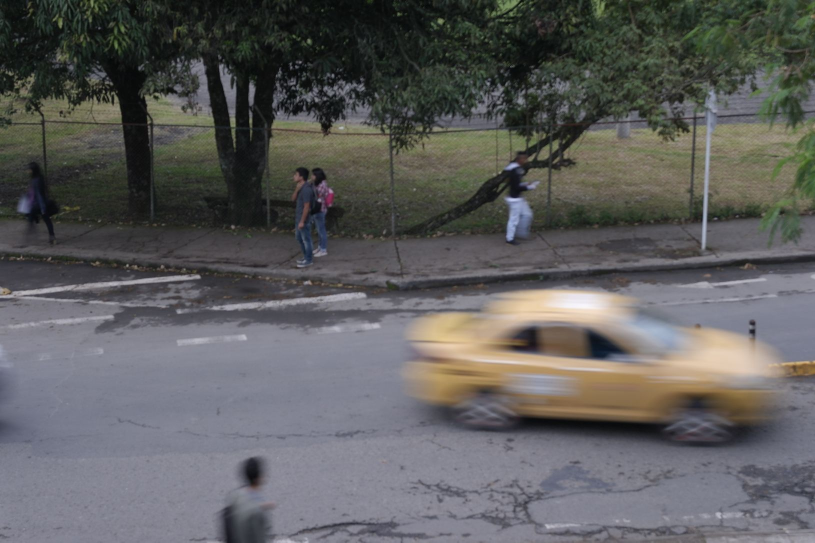
#> input picture Examples/Punto_3/Punto_3.jpeg, 1630 x 1085 px (shown at 1/2 size)
$ python distancia.py   (older library calls are emulated)
#> lines starting #> are read from the running program, lines starting #| are printed output that depends on the picture; after the words box and inside, x2 and y2 are one past the last pixel; in counts of white or black regions, pixels touching at a corner belong together
import cv2
import numpy as np
import os
import matplotlib.pyplot as plt

# Obtener la ruta del directorio actual
script_dir = os.path.dirname(os.path.abspath(__file__))

# Ruta relativa de la imagen
image_path = os.path.join(script_dir, 'Punto_3.jpeg')

# Cargar la imagen
image = cv2.imread(image_path)
#> image is the input picture: shape (1085, 1630, 3); mean B, G, R 93, 93.5, 93.7


# Aplicar suavizado para reducir el ruido
blurred = cv2.GaussianBlur(image, (5, 5), 0)

# Aplicar el operador Sobel
sobel_x = cv2.Sobel(blurred, cv2.CV_64F, 1, 0, ksize=3)
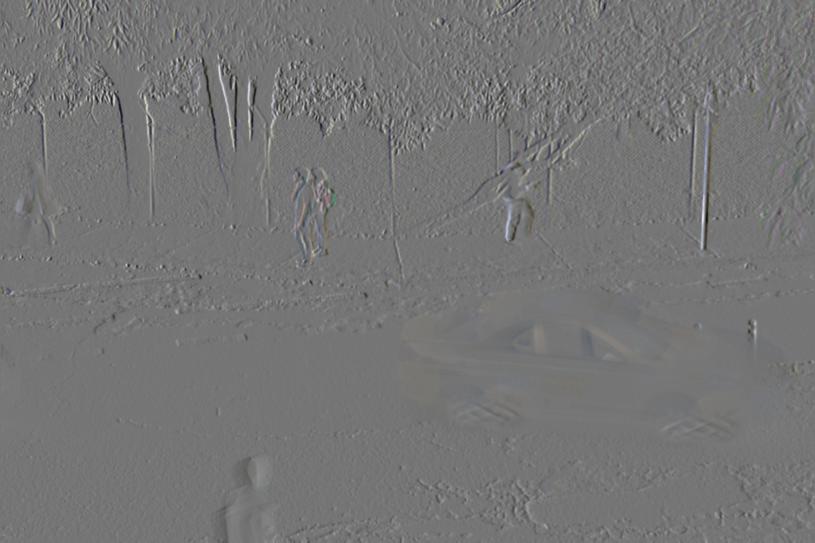
#> sobel_x: shape (1085, 1630, 3) float64 (shown at 1/2 size); mean B, G, R 0.1, 0.1, 0.1; drawn with min black and max white
sobel_y = cv2.Sobel(blurred, cv2.CV_64F, 0, 1, ksize=3)
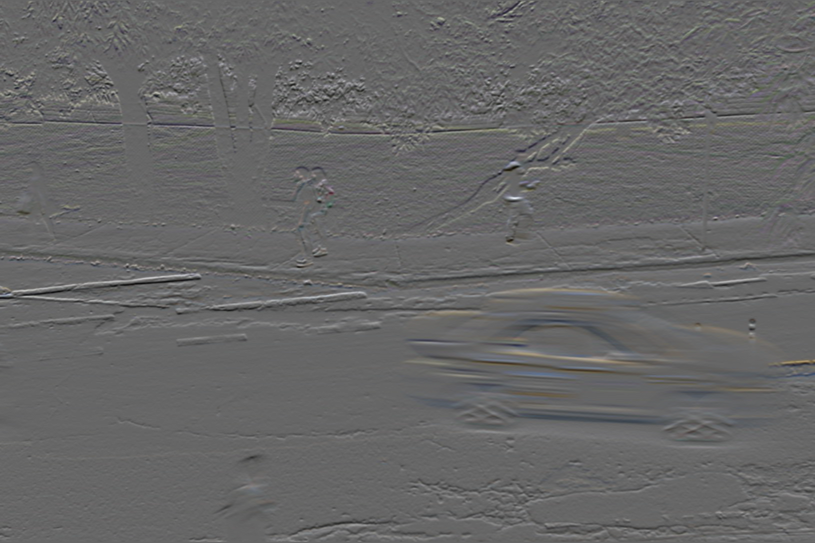
#> sobel_y: shape (1085, 1630, 3) float64 (shown at 1/2 size); mean B, G, R 0.7, 0.6, 0.7; drawn with min black and max white

# Calcular la magnitud y la orientación de los gradientes
magnitude = np.sqrt(sobel_x**2 + sobel_y**2)
orientation = np.arctan2(sobel_y, sobel_x)
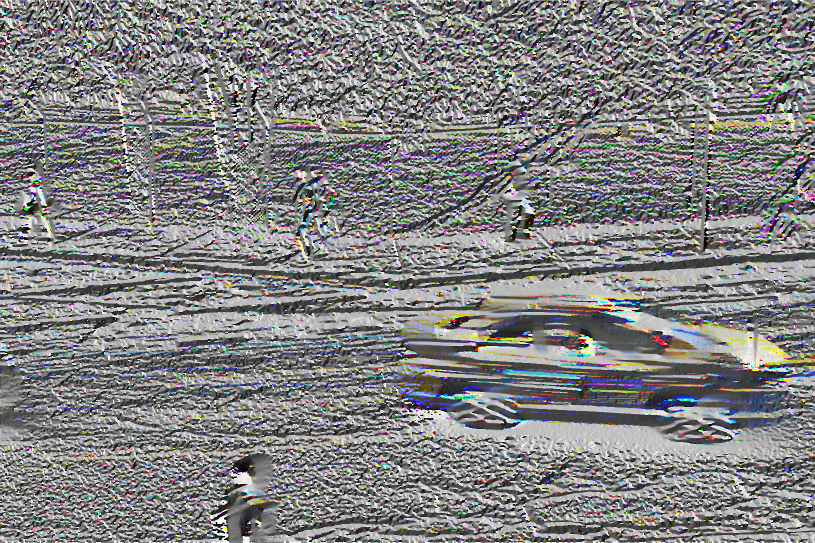
#> orientation: shape (1085, 1630, 3) float64 (shown at 1/2 size); mean B, G, R 0.0847, 0.0705, 0.074; drawn with min black and max white

# Aplicar el algoritmo de detección de bordes Canny
edges = cv2.Canny(blurred, 50, 150)
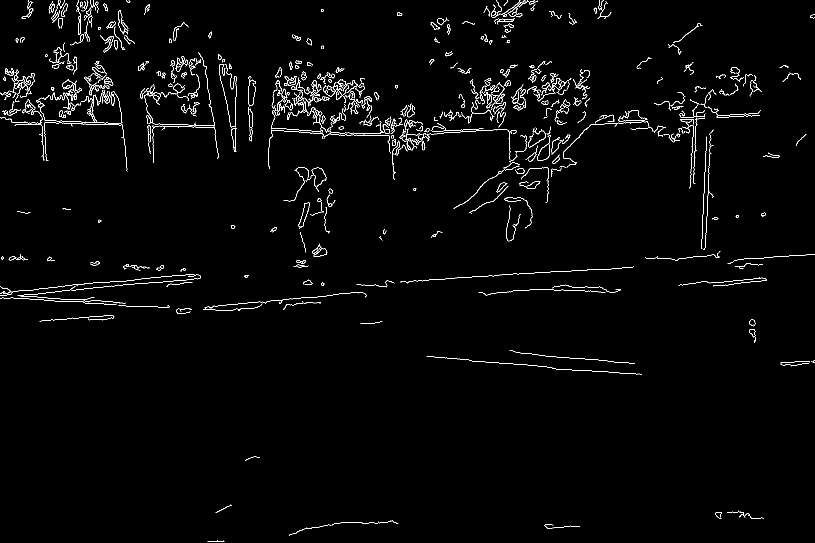
#> edges: shape (1085, 1630) (shown at 1/2 size); 1.8% white in thin lines or dots


ancho, alto, _=image.shape
#> ancho = 1085; alto = 1630
print(ancho,alto)
#| 1085 1630

P1x,P1y=(int(602/.75),int(551/.75))
P2x,P2y=(int(1178/.75),int(597/.75))
P3x,P3y=(int(759/.75),int(562/.75))
P4x,P4y=(int(866/.75),int(570/.75))
P5x,P5y=(int(655/.75),int(608/.75))
P6x,P6y=(int(792/.75),int(622/.75))


# Definir las coordenadas de los 6 puntos
points = [(P1x, P1y), (P2x,P2y), (P3x,P3y), (P4x,P4y), (P5x,P5y), (P6x,P6y)]

# Dibujar los puntos en la imagen
for point in points:
    cv2.circle(image, point, radius=5, color=(0, 255, 0), thickness=-1)  # Dibujar círculos rellenos en verde
#> image: shape (1085, 1630, 3); 0.03% of pixels changed, all inside (x1, y1, x2, y2) = (797, 729, 1576, 835)

# Conectar algunos puntos con líneas
cv2.line(image, points[0], points[1], color=(0, 0, 255), thickness=2)
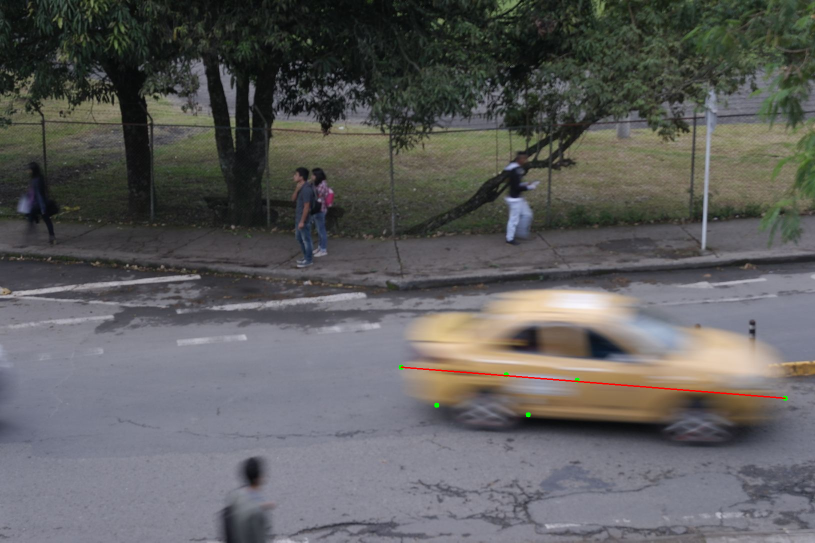
#> image: shape (1085, 1630, 3) (shown at 1/2 size); mean B, G, R 92.8, 93.3, 93.8
cv2.line(image, points[2], points[3], color=(0, 255, 255), thickness=2)
#> image: shape (1085, 1630, 3); 0.02% of pixels changed, all inside (x1, y1, x2, y2) = (1011, 748, 1156, 762)
cv2.line(image, points[4], points[5], color=(255, 0, 255), thickness=2)
#> image: shape (1085, 1630, 3); mean B, G, R 92.9, 93.3, 93.9


sobelfigure=np.abs(sobel_x)
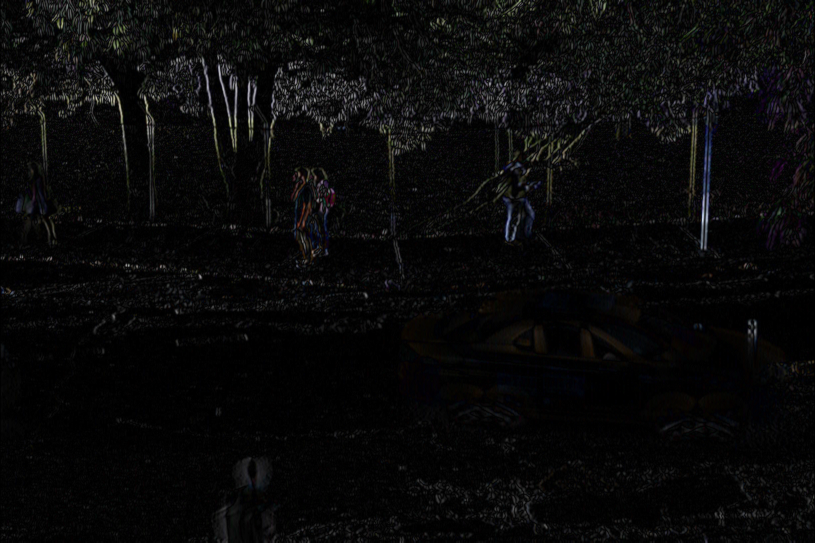
#> sobelfigure: shape (1085, 1630, 3) float64 (shown at 1/2 size); mean B, G, R 11.3, 11.2, 11.2; drawn with min black and max white

# Conectar algunos puntos con líneas
cv2.line(sobelfigure, points[0], points[1], color=(0, 0, 255), thickness=2)
cv2.line(sobelfigure, points[2], points[3], color=(0, 255, 255), thickness=2)
cv2.line(sobelfigure, points[4], points[5], color=(255, 0, 255), thickness=2)


fig = plt.figure(figsize=(15, 10))  # Tamaño de la figura (10 pulgadas de ancho y 5 pulgadas de alto)

plt.subplot(1, 2, 1)
plt.imshow(image, cmap='gray')
plt.title('Imagen Original')
plt.axis('off')

plt.subplot(1, 2, 2)
plt.imshow(sobelfigure, cmap='gray')
plt.title('Sobel X')
plt.axis('off')

# Agregar los puntos a la imagen original
for point in points:
    plt.plot(point[0], point[1], 'ro')  # 'ro' indica puntos rojos

plt.show()
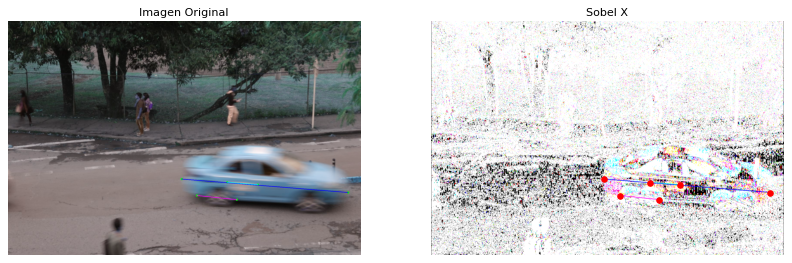
#> figure drawn by matplotlib, 2 panels; B, G, R data is drawn as R, G, B

print((P1x,P1y), 'Punto 1 \n',(P2x,P2y),'Punto 2 \n',(P3x,P3y),'Punto 3 \n',(P4x,P4y),'Punto 4 \n',(P5x,P5y),'Punto 5 \n',(P6x,P6y), 'Punto 6 \n')


# [8 lines of commented-out code are left out]
